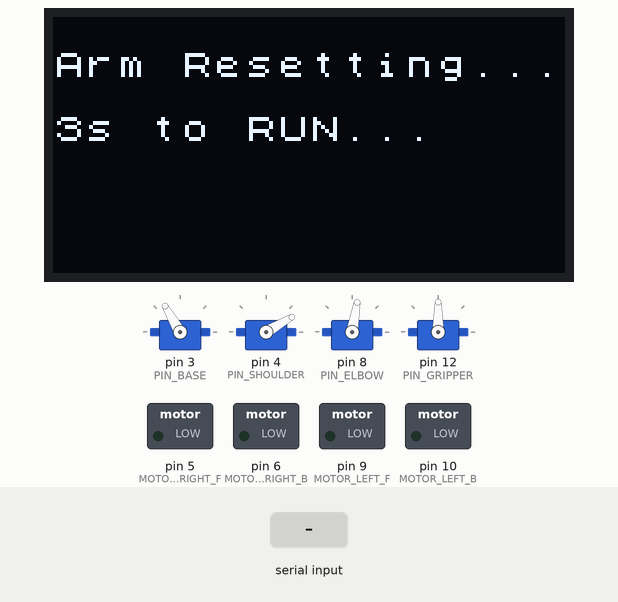
A sketch run on a simulated Arduino Uno, built with avr-gcc and run on an emulated ATmega328P. Parts: 128×64 one-colour display, 4 × servo, switched loads named in the sketch (green lamp = pin HIGH). The test bench sets the inputs (shaded band). What the sketch prints to the serial monitor is not drawn.

Above: at 1.8 s.
At 13.2 s:
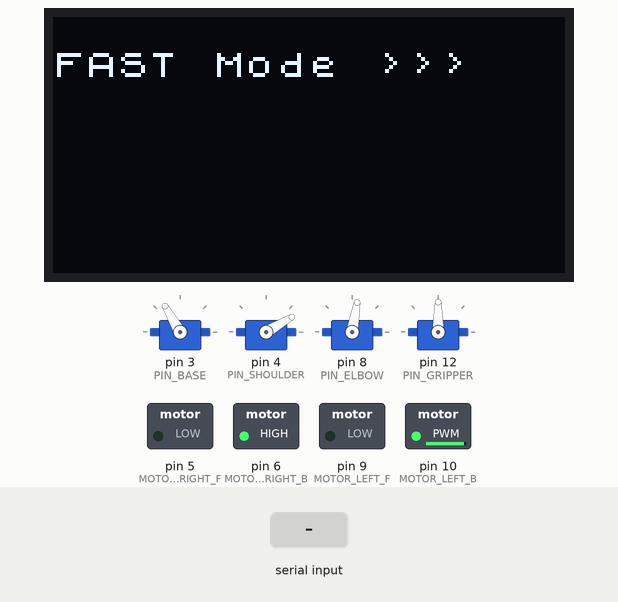
13.3 s: "SLOW\n" received over the second serial link
At 14.1 s:
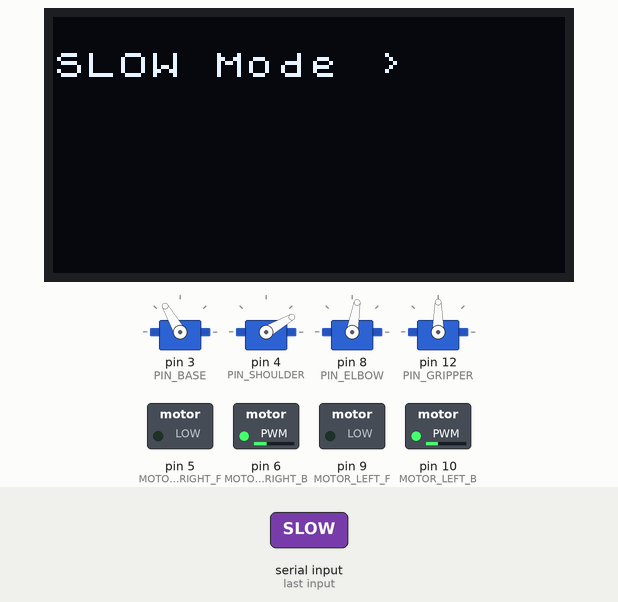
14.8 s: "1\n" received over the second serial link
At 15.5 s:
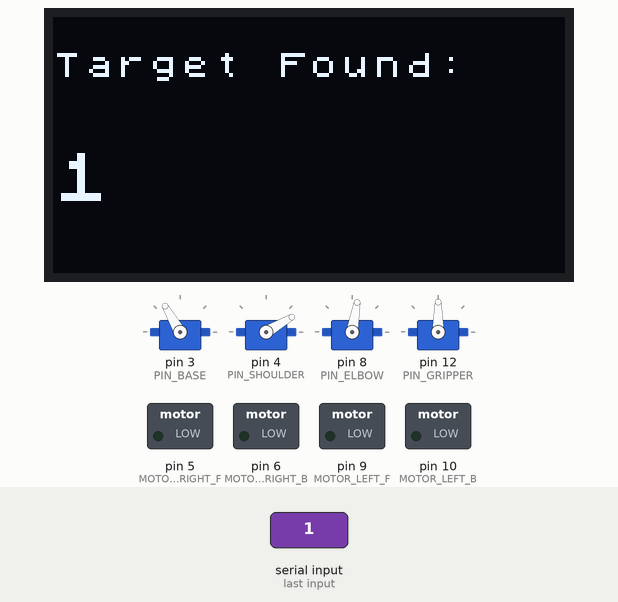
Timing chart, 0 to 17.8 s (numbered marks = the images above; inputs shaded):
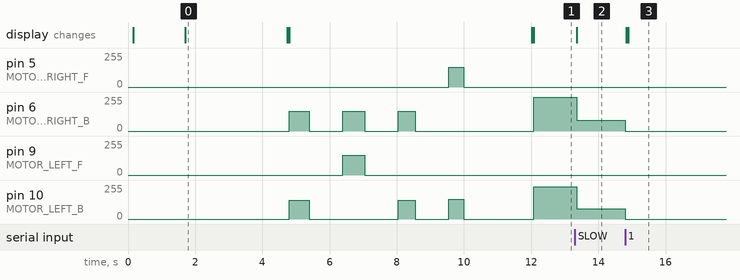

Measured:
- after the input at 13.3 s, pin 6 (MOTOR_RIGHT_B): 255/255 → 80/255 after 0.05 s; pin 10 (MOTOR_LEFT_B): 242/255 → 76/255 after 0.05 s; the display: changes after 0.05 s (image 2)
- after the input at 14.8 s, pin 6 (MOTOR_RIGHT_B): 80/255 → 0/255 at once; pin 10 (MOTOR_LEFT_B): 76/255 → 0/255 at once; the display: first changes at once (image 3 shows a later state)
- what the display in image 0 shows lasts 3.0 s, from 1.7 s to 4.7 s

The sketch:

one_two.ino
```cpp
#include <SoftwareSerial.h>
#include <U8x8lib.h>
#include <Servo.h>

// ==========================================
// 硬件引脚与对象定义区
// ==========================================

// 1. OpenMV 与 OLED 通信
SoftwareSerial OpenMVSerial(A0, A1);
U8X8_SH1106_128X64_NONAME_HW_I2C display(/* reset=*/ U8X8_PIN_NONE);

// 2. 底盘电机物理连线
const int MOTOR_LEFT_F = 9;
const int MOTOR_LEFT_B = 10;
const int MOTOR_RIGHT_F = 5;
const int MOTOR_RIGHT_B = 6;

// 3. 机械臂引脚与对象
Servo myBase;      // 第一关节
Servo myShoulder;  // 第二关节
Servo myElbow;     // 第三关节
Servo myGripper;   // 夹爪
const int PIN_BASE = 3;
const int PIN_SHOULDER = 4;
const int PIN_ELBOW = 8;
const int PIN_GRIPPER = 12;

// 4. 机械臂初始安全角度
const int INIT_BASE = 120;
const int INIT_SHOULDER = 30;
const int INIT_ELBOW = 80;
const int INIT_GRIPPER = 90;

// ==========================================
// 配置与状态区
// ==========================================

float left_ratio = 0.95;
float right_ratio = 1.0;
const int SPEED_FULL = 255;
const int SPEED_SLOW = 80;

enum TaskState {
  WAITING_START,
  FAST_FORWARD,
  SLOW_CRUISE,
  TASK_DONE
};
TaskState currentState = WAITING_START;

String inputString = "";
boolean stringComplete = false;

// ==========================================
// 初始化 Setup
// ==========================================
void setup() {
  Serial.begin(9600);
  OpenMVSerial.begin(9600);

  display.begin();
  display.setPowerSave(0);
  display.setFont(u8x8_font_chroma48medium8_r);

  // 电机引脚初始化
  pinMode(MOTOR_LEFT_F, OUTPUT);
  pinMode(MOTOR_LEFT_B, OUTPUT);
  pinMode(MOTOR_RIGHT_F, OUTPUT);
  pinMode(MOTOR_RIGHT_B, OUTPUT);
  stopCar();

  // --- 🦾 阶段 1：机械臂占用 Timer1 执行安全复位 ---
  display.clear();
  display.drawString(0, 1, "Arm Resetting...");
  Serial.println("========================================");
  Serial.println("机械臂占用定时器，执行全关节安全复位...");

  myBase.attach(PIN_BASE);      myBase.write(INIT_BASE);
  myShoulder.attach(PIN_SHOULDER); myShoulder.write(INIT_SHOULDER);
  myElbow.attach(PIN_ELBOW);    myElbow.write(INIT_ELBOW);
  myGripper.attach(PIN_GRIPPER);  myGripper.write(INIT_GRIPPER);

  // 给舵机 1.5 秒的物理运动时间，让它彻底停稳
  delay(1500);

  // --- ⚠️ 阶段 2：核心黑科技 - 强制释放与重置 Timer1 ---
  Serial.println("复位完成！释放控制权，拯救底盘 PWM...");
  myBase.detach();
  myShoulder.detach();
  myElbow.detach();
  myGripper.detach();

  // 底层寄存器劫持：强制恢复 Arduino Timer1 的标准 8-bit PWM 模式
  TCCR1A = _BV(WGM10);
  TCCR1B = _BV(CS11) | _BV(CS10);

  display.drawString(0, 3, "3s to RUN...");
  delay(3000);

  // --- 🏎️ 阶段 3：底盘起步走位硬编码 (只执行一次) ---
  display.clear();
  display.drawString(0, 1, "Auto Routing...");

  // 动作 1：直行
  Serial.println("⬆️ 测试：直行 1 秒");
  moveForward(150);
  delay(600);
  stopCar();
  delay(1000);

  // 动作 2：右转
  Serial.println("➡️ 测试：原地右转 1 秒");
  turnRight(150);
  delay(650);
  stopCar();
  delay(1000);

  // 动作 3：直行
  Serial.println("⬆️ 测试：直行 1 秒");
  moveForward(150);
  delay(500);
  stopCar();
  delay(1000);

  // 动作 4：左转
  Serial.println("⬅️ 测试：原地左转 1 秒");
  turnLeft(150);
  delay(450);
  stopCar();
  delay(2000); // 走位结束，休息 2 秒准备进入视觉模式

  // --- 🚀 正式启动全速视觉巡航 ---
  display.clear();
  display.drawString(0, 1, "FAST Mode >>>");
  moveForward(SPEED_FULL);
  currentState = FAST_FORWARD;
} // <--- 修复点：这里才是整个 setup() 结束的地方！

// ==========================================
// 主循环 Loop (不断监听 OpenMV)
// ==========================================
void loop() {
  while (OpenMVSerial.available()) {
    char inChar = (char)OpenMVSerial.read();
    if (inChar != '\n') {
      inputString += inChar;
    } else {
      inputString.trim();
      stringComplete = true;
    }
  }

  if (stringComplete) {
    if (currentState == FAST_FORWARD && inputString == "SLOW") {
      Serial.println("⚠️ 发现二维码轮廓，开始减速巡航...");
      display.drawString(0, 1, "SLOW Mode >  ");
      moveForward(SPEED_SLOW);
      currentState = SLOW_CRUISE;
    }
    else if (currentState == SLOW_CRUISE && inputString != "SLOW") {
      Serial.print("✅ 扫码完成，数据: ");
      Serial.println(inputString);
      stopCar();
      display.clear();
      display.drawString(0, 1, "Target Found:");
      display.draw2x2String(0, 4, inputString.c_str());
      currentState = TASK_DONE;
    }
    inputString = "";
    stringComplete = false;
  }
}

// ==========================================
// 核心控制函数
// ==========================================
void moveForward(int speed) {
  speed = constrain(speed, 0, 255);
  int true_left_speed = speed * left_ratio;
  int true_right_speed = speed * right_ratio;

  analogWrite(MOTOR_LEFT_F, 0);
  analogWrite(MOTOR_LEFT_B, true_left_speed);
  analogWrite(MOTOR_RIGHT_F, 0);
  analogWrite(MOTOR_RIGHT_B, true_right_speed);
}

void turnLeft(int speed) {
  speed = constrain(speed, 0, 255);
  analogWrite(MOTOR_RIGHT_F, speed);
  analogWrite(MOTOR_RIGHT_B, 0);
  analogWrite(MOTOR_LEFT_F, 0);
  analogWrite(MOTOR_LEFT_B, speed);
}

void turnRight(int speed) {
  speed = constrain(speed, 0, 255);
  analogWrite(MOTOR_RIGHT_F, 0);
  analogWrite(MOTOR_RIGHT_B, speed);
  analogWrite(MOTOR_LEFT_F, speed);
  analogWrite(MOTOR_LEFT_B, 0);
}

void stopCar() {
  analogWrite(MOTOR_LEFT_F, 0);
  analogWrite(MOTOR_LEFT_B, 0);
  analogWrite(MOTOR_RIGHT_F, 0);
  analogWrite(MOTOR_RIGHT_B, 0);
}
```
